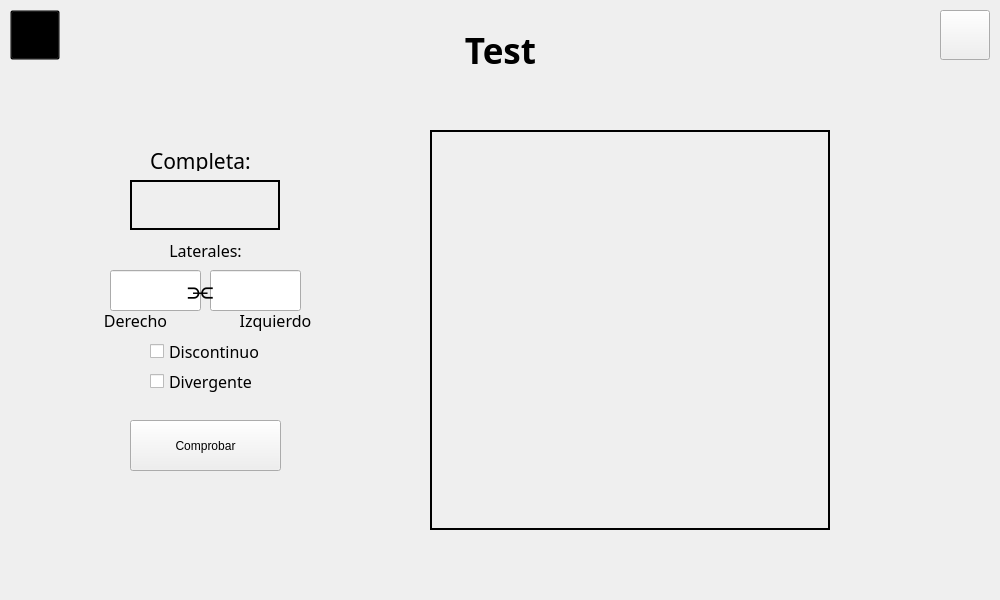
<?xml version="1.0" encoding="UTF-8"?>
<ui version="4.0">
 <class>module3test</class>
 <widget class="QWidget" name="module3test">
  <property name="geometry">
   <rect>
    <x>0</x>
    <y>0</y>
    <width>1000</width>
    <height>600</height>
   </rect>
  </property>
  <property name="windowTitle">
   <string>Form</string>
  </property>
  <widget class="QPushButton" name="backModuleS">
   <property name="geometry">
    <rect>
     <x>10</x>
     <y>10</y>
     <width>50</width>
     <height>50</height>
    </rect>
   </property>
   <property name="minimumSize">
    <size>
     <width>50</width>
     <height>50</height>
    </size>
   </property>
   <property name="maximumSize">
    <size>
     <width>60</width>
     <height>60</height>
    </size>
   </property>
   <property name="font">
    <font>
     <family>Segoe Print</family>
     <pointsize>16</pointsize>
    </font>
   </property>
   <property name="styleSheet">
    <string notr="true">#backModuleS{
image: url(:/assets/iconos/left.png);
background: transparent;
}
#backModuleS:hover{
	image: url(:/assets/iconos/leftH.png);
}
#backModuleS:pressed{
	image: url(:/assets/iconos/leftP.png);
}</string>
   </property>
   <property name="text">
    <string/>
   </property>
  </widget>
  <widget class="QLabel" name="aviso">
   <property name="geometry">
    <rect>
     <x>760</x>
     <y>40</y>
     <width>221</width>
     <height>91</height>
    </rect>
   </property>
   <property name="styleSheet">
    <string notr="true">image: url(:/assets/otros/aviso.png);</string>
   </property>
   <property name="text">
    <string/>
   </property>
  </widget>
  <widget class="QPushButton" name="nextPart">
   <property name="geometry">
    <rect>
     <x>940</x>
     <y>10</y>
     <width>50</width>
     <height>50</height>
    </rect>
   </property>
   <property name="sizePolicy">
    <sizepolicy hsizetype="Fixed" vsizetype="Fixed">
     <horstretch>0</horstretch>
     <verstretch>0</verstretch>
    </sizepolicy>
   </property>
   <property name="minimumSize">
    <size>
     <width>50</width>
     <height>50</height>
    </size>
   </property>
   <property name="maximumSize">
    <size>
     <width>60</width>
     <height>60</height>
    </size>
   </property>
   <property name="font">
    <font>
     <family>Segoe Print</family>
     <pointsize>12</pointsize>
    </font>
   </property>
   <property name="styleSheet">
    <string notr="true"/>
   </property>
   <property name="text">
    <string/>
   </property>
  </widget>
  <widget class="QLabel" name="funcion">
   <property name="geometry">
    <rect>
     <x>430</x>
     <y>130</y>
     <width>400</width>
     <height>400</height>
    </rect>
   </property>
   <property name="font">
    <font>
     <family>Sitka</family>
     <pointsize>26</pointsize>
    </font>
   </property>
   <property name="styleSheet">
    <string notr="true">border: 2px solid black;
</string>
   </property>
   <property name="text">
    <string/>
   </property>
   <property name="alignment">
    <set>Qt::AlignCenter</set>
   </property>
  </widget>
  <widget class="QLabel" name="label_2">
   <property name="geometry">
    <rect>
     <x>150</x>
     <y>150</y>
     <width>111</width>
     <height>21</height>
    </rect>
   </property>
   <property name="font">
    <font>
     <family>Sitka</family>
     <pointsize>16</pointsize>
    </font>
   </property>
   <property name="text">
    <string>Completa:</string>
   </property>
  </widget>
  <widget class="QLineEdit" name="LimRigt">
   <property name="geometry">
    <rect>
     <x>110</x>
     <y>270</y>
     <width>91</width>
     <height>41</height>
    </rect>
   </property>
   <property name="font">
    <font>
     <family>Sitka</family>
     <pointsize>14</pointsize>
    </font>
   </property>
   <property name="alignment">
    <set>Qt::AlignCenter</set>
   </property>
  </widget>
  <widget class="QLineEdit" name="LimLeft">
   <property name="geometry">
    <rect>
     <x>210</x>
     <y>270</y>
     <width>91</width>
     <height>41</height>
    </rect>
   </property>
   <property name="font">
    <font>
     <family>Sitka</family>
     <pointsize>14</pointsize>
    </font>
   </property>
   <property name="alignment">
    <set>Qt::AlignCenter</set>
   </property>
  </widget>
  <widget class="QLabel" name="label_6">
   <property name="geometry">
    <rect>
     <x>160</x>
     <y>240</y>
     <width>91</width>
     <height>21</height>
    </rect>
   </property>
   <property name="font">
    <font>
     <family>Sitka</family>
     <pointsize>12</pointsize>
    </font>
   </property>
   <property name="text">
    <string>Laterales:</string>
   </property>
   <property name="alignment">
    <set>Qt::AlignCenter</set>
   </property>
  </widget>
  <widget class="QLabel" name="label_8">
   <property name="geometry">
    <rect>
     <x>90</x>
     <y>310</y>
     <width>91</width>
     <height>21</height>
    </rect>
   </property>
   <property name="font">
    <font>
     <family>Sitka</family>
     <pointsize>12</pointsize>
    </font>
   </property>
   <property name="text">
    <string>Derecho</string>
   </property>
   <property name="alignment">
    <set>Qt::AlignCenter</set>
   </property>
  </widget>
  <widget class="QLabel" name="label_9">
   <property name="geometry">
    <rect>
     <x>230</x>
     <y>310</y>
     <width>91</width>
     <height>21</height>
    </rect>
   </property>
   <property name="font">
    <font>
     <family>Sitka</family>
     <pointsize>12</pointsize>
    </font>
   </property>
   <property name="text">
    <string>Izquierdo</string>
   </property>
   <property name="alignment">
    <set>Qt::AlignCenter</set>
   </property>
  </widget>
  <widget class="QPushButton" name="pushButton">
   <property name="geometry">
    <rect>
     <x>130</x>
     <y>420</y>
     <width>151</width>
     <height>51</height>
    </rect>
   </property>
   <property name="text">
    <string>Comprobar</string>
   </property>
  </widget>
  <widget class="QLabel" name="lim1">
   <property name="geometry">
    <rect>
     <x>130</x>
     <y>180</y>
     <width>150</width>
     <height>50</height>
    </rect>
   </property>
   <property name="styleSheet">
    <string notr="true">QLabel{
border: 2px solid black;
}</string>
   </property>
   <property name="text">
    <string/>
   </property>
  </widget>
  <widget class="QCheckBox" name="opc1">
   <property name="geometry">
    <rect>
     <x>150</x>
     <y>370</y>
     <width>121</width>
     <height>22</height>
    </rect>
   </property>
   <property name="font">
    <font>
     <family>Sitka</family>
     <pointsize>12</pointsize>
    </font>
   </property>
   <property name="text">
    <string>Divergente</string>
   </property>
   <property name="autoExclusive">
    <bool>false</bool>
   </property>
  </widget>
  <widget class="QLabel" name="titulo">
   <property name="geometry">
    <rect>
     <x>230</x>
     <y>20</y>
     <width>541</width>
     <height>61</height>
    </rect>
   </property>
   <property name="font">
    <font>
     <family>Sitka Small Semibold</family>
     <pointsize>26</pointsize>
     <bold>true</bold>
    </font>
   </property>
   <property name="text">
    <string>Test</string>
   </property>
   <property name="alignment">
    <set>Qt::AlignCenter</set>
   </property>
  </widget>
  <widget class="QCheckBox" name="opc0">
   <property name="geometry">
    <rect>
     <x>150</x>
     <y>340</y>
     <width>121</width>
     <height>22</height>
    </rect>
   </property>
   <property name="font">
    <font>
     <family>Sitka</family>
     <pointsize>12</pointsize>
    </font>
   </property>
   <property name="text">
    <string>Discontinuo</string>
   </property>
   <property name="checkable">
    <bool>true</bool>
   </property>
   <property name="autoExclusive">
    <bool>false</bool>
   </property>
  </widget>
  <widget class="QLabel" name="chain">
   <property name="geometry">
    <rect>
     <x>187</x>
     <y>280</y>
     <width>41</width>
     <height>20</height>
    </rect>
   </property>
   <property name="font">
    <font>
     <pointsize>22</pointsize>
    </font>
   </property>
   <property name="text">
    <string>⫘</string>
   </property>
  </widget>
 </widget>
 <resources/>
 <connections/>
</ui>
